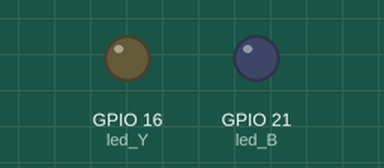
Bench run of a program on a simulated Raspberry Pi (BCM pin numbers). Shown: output pins drawn as LEDs (lit = HIGH). What the program prints to the terminal is not drawn.

Above: at 0.1 s.
At 5.1 s:
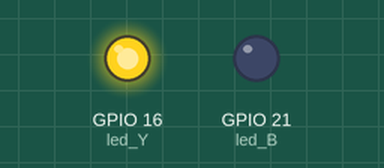
Timing chart, 0 to 6.6 s (numbered marks = the images above):
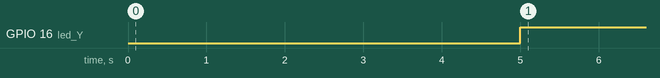

The program:

pir.py
```python
import RPi.GPIO as GPIO
import time

led_Y = 16
led_B = 21
sensor = 12

GPIO.setmode(GPIO.BCM)

GPIO.setup(led_Y, GPIO.OUT)
GPIO.setup(led_B, GPIO.OUT)
GPIO.setup(sensor, GPIO.IN)
print ("PIR Ready . . . . ")
time.sleep(5)

try:
    while True:
        if GPIO.input(sensor) == 1:
            GPIO.output(led_B, 1)
            GPIO.output(led_Y, 0)
            print("Motion Detected !")
            time.sleep(0.2)

        if GPIO.input(sensor) == 0:
            GPIO.output(led_Y, 1)
            GPIO.output(led_B, 0)
            time.sleep(0.2)

except KeyboardInterrupt:
    print("Stopped by User")
    GPIO.cleanup()
```

Measured:
- by itself, GPIO 16 (led_Y): LOW → HIGH at 5.0 s
